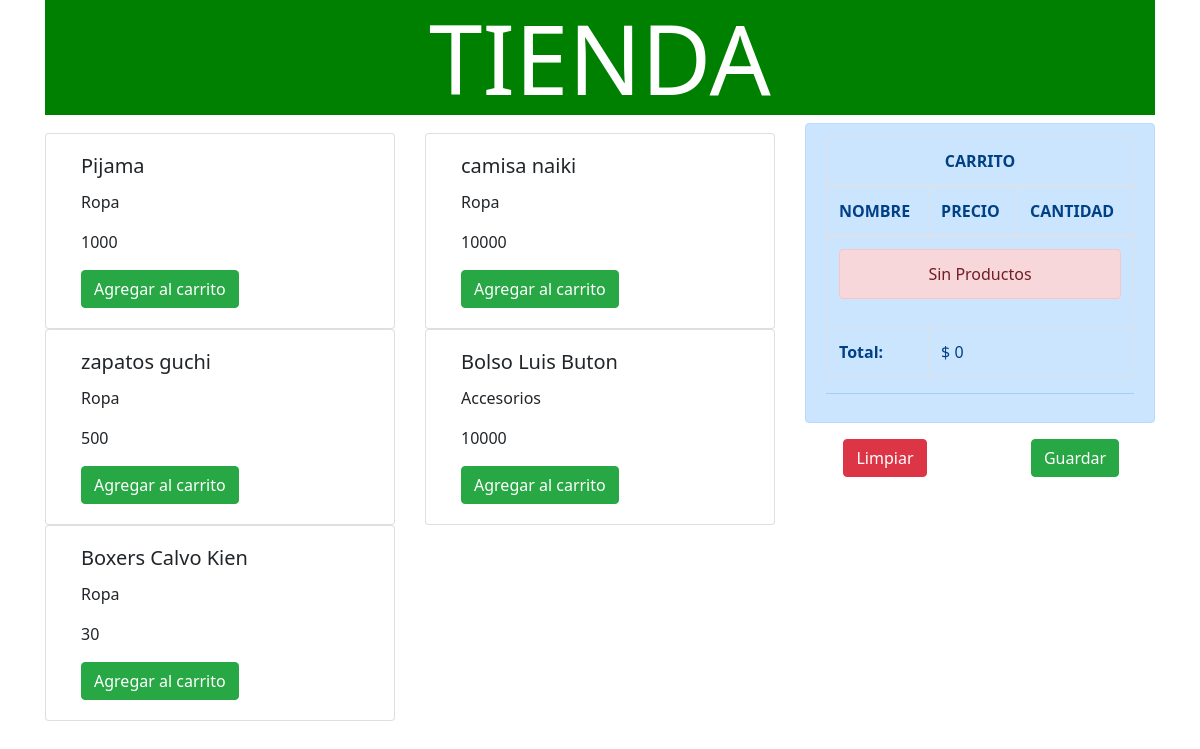
/, run on an earlier commit of the app's database.
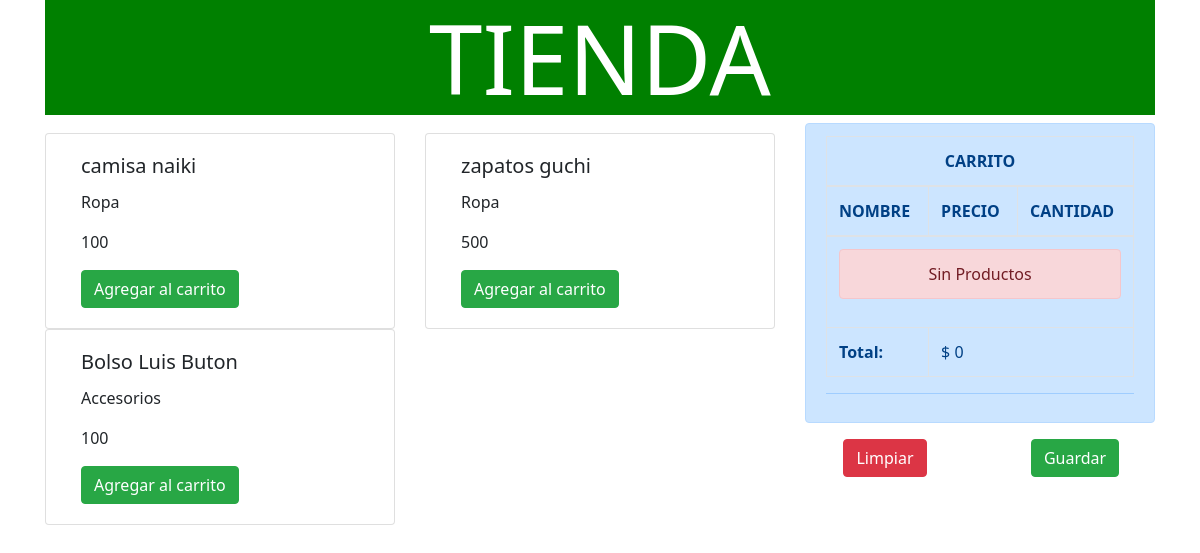
And on a later commit of the database.
### CarritoApp/models.py (models this page shows, shortened)
class Producto(models.Model):
   nombre = models.CharField(max_length=64)
   categoria = models.CharField(max_length=32)
   precio = models.IntegerField()

### CarritoApp/views.py (the view)
# urls.py: path('', tienda, name="Tienda"),
def tienda(request):
    productos = Producto.objects.all()
    return render(request, "tienda.html", {'productos':productos})

### CarritoApp/context_processor.py (called while the page is built)
def total_carrito(request):
    total = 0
    if request.user.is_authenticated:
        if "carrito" in request.session.keys():
            for key, value in request.session["carrito"].items():
                total += int(value["acumulado"])
    return {"total_carrito": total}

### CarritoApp/templates/tienda.html (shortened to what this page needs)
<!DOCTYPE html>
{% load static %}
<html lang="es">
<head>
    <link href="{% static 'bootstrap/css/bootstrap.min.css' %}" rel="stylesheet">
    <link href="{% static 'css/estilos.css' %}" rel="stylesheet">
</head>
<body>
    <div class="container">
        <div class="row">
            <div class="col-12 align-self-center"><h1 class="display-1">TIENDA</h1></div>
        </div>
        <div class="row">
            <div class="col-8">
                <div class="row" style="padding: 10px 0;">
                    <div class="col-12">
                        <div class="row">
                            {% for producto in productos %}
                            <div class="col-6">
                                <div class="card container">
                                    <div class="card-body">
                                        <h5 class="card-title">{{producto.nombre}}</h5>
                                        <p class="card-text">{{producto.categoria}}</p>
                                        <p class="card-text">{{producto.precio}}</p>
                                        <div class="buttom"><a href="{% url 'Add' producto.id %}" class="btn btn-success">Agregar al carrito</a></div>
                                    </div>
                                </div>
                            </div>
                            {% endfor %}
                        </div>
                    </div>
                </div>
            </div>
            <div class="col-4">
                {% include "carrito.html" %}
            </div>
        </div>
    </div>
</body>
</html>

### CarritoApp/templates/carrito.html
<div class="alert alert-primary" role="alert">
    <table class="table table-bordered">
    <thead>
        <tr>
        <th scope="row" colspan="3" class="text-center">CARRITO</th>
        </tr>
        <tr>
        <th scope="col">NOMBRE</th>
        <th scope="col">PRECIO</th>
        <th scope="col">CANTIDAD</th>
        </tr>
    </thead>
    <tbody>
    {% if request.session.carrito.items %}
    {% for key, value in request.session.carrito.items %}
        <tr>
        <td>{{value.nombre}}</td>
        <td>{{value.precio}}</td>
        <td>{{value.acumulado}}
            <a href="{% url 'Add' value.producto_id %}" class="badge btn btn-dark badge-dark">+</a>
            <a href="{% url 'Sub' value.producto_id %}" class="badge btn btn-dark badge-dark">-</a>
        </td>
        </tr>
    {% endfor %}
    {% else %}
    <tr>
        <td colspan="3">
            <div class="alert alert-danger text-center"> Sin Productos </div>
        </td>
    </tr>
    {% endif %}
        <tr>
        <th scope="row">Total:</th>
        <td colspan="2">$ {{total_carrito}}</td>
        </tr>
    </tbody>
    </table>
    <hr>
    </div>
    <div class="row text-center">
        <div class="col-6"><a href="{% url 'CLS' %}" class="btn btn-danger">Limpiar</a></div>
        <div class="col-6"><a href="#" class="btn btn-success">Guardar</a></div>
    </div>

### CarritoApp/static/css/estilos.css (style rules this page uses)
body { font-family: "Segoe UI", 'consolas'; }
.container { flex-direction: row row row-reverse column column-reverse; }
.display-1 { background: green; color: white; text-align: center; }

What changed in the data, as far as the page shows it:
removed Producto: nombre "Pijama", categoria "Ropa", precio "1000"
removed Producto: nombre "Boxers Calvo Kien", categoria "Ropa", precio "30"
changed Producto "camisa naiki": precio "10000" → "100"
changed Producto "Bolso Luis Buton": precio "10000" → "100"
